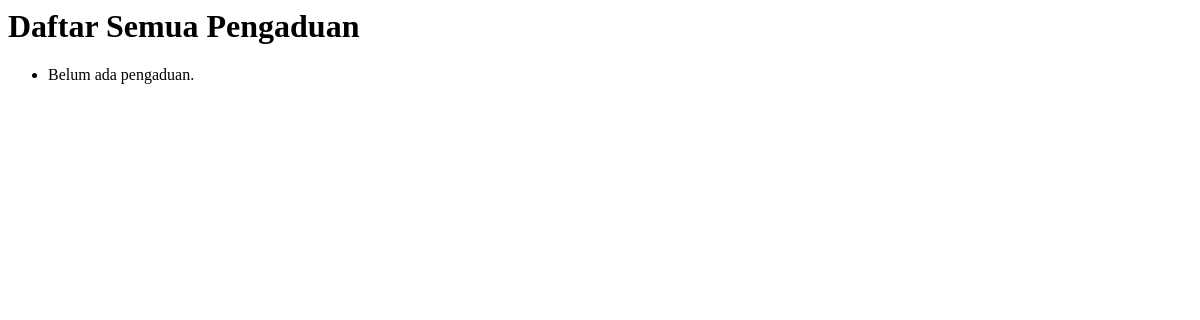
/warga/pengaduan/, run on an earlier commit of the app's database.
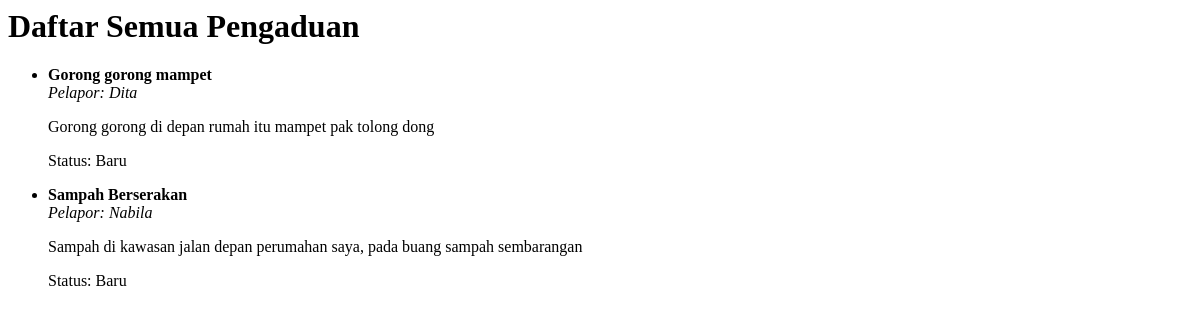
And on a later commit of the database.
### warga/models.py (models this page shows, shortened)
class Pengaduan(models.Model):
    STATUS_CHOICES = [
        ('BARU', 'Baru'),
        ('DIPROSES', 'Diproses'),
        ('SELESAI', 'Selesai'),
    ]
    judul = models.CharField(max_length=200)
    deskripsi = models.TextField()
    status = models.CharField(max_length=10, choices=STATUS_CHOICES, default='BARU')
    tanggal_lapor = models.DateTimeField(auto_now_add=True)
    pelapor = models.ForeignKey(Warga, on_delete=models.CASCADE, related_name='pengaduan')

class Warga(models.Model):
    nik = models.CharField(max_length=16, unique=True, verbose_name="Nomor Induk Kependudukan")
    nama_lengkap = models.CharField(max_length=100, verbose_name="Nama Lengkap")
    alamat = models.TextField(verbose_name="Alamat Tinggal")
    no_telepon = models.CharField(max_length=15, blank=True, verbose_name="Nomor Telepon")
    tanggal_registrasi = models.DateTimeField(auto_now_add=True)

### warga/views.py (the view)
# urls.py: path('pengaduan/', PengaduanListView.as_view(), name='pengaduan-list'),
class PengaduanListView(ListView):
    model = Pengaduan
    template_name = 'warga/pengaduan_list.html'

### warga/templates/warga/pengaduan_list.html
<h1>Daftar Semua Pengaduan</h1>
<ul>
    {% for pengaduan in object_list %}
        <li>
            <strong>{{ pengaduan.judul }}</strong><br>
            <em>Pelapor: {{ pengaduan.pelapor.nama_lengkap }}</em><br>
            <p>{{ pengaduan.deskripsi }}</p>
            <p>Status: {{ pengaduan.get_status_display }}</p>
        </li>
    {% empty %}
        <li>Belum ada pengaduan.</li>
    {% endfor %}
</ul>

What changed in the data, as far as the page shows it:
added Pengaduan: judul "Gorong gorong mampet", pelapor.nama_lengkap "Dita", deskripsi "Gorong gorong di depan rumah itu mampet pak tolong dong", status "Baru"
added Pengaduan: judul "Sampah Berserakan", pelapor.nama_lengkap "Nabila", deskripsi "Sampah di kawasan jalan depan perumahan saya, pada buang sampah sembarangan", status "Baru"
Also different on the page:
text no longer shown: "Belum ada pengaduan."
